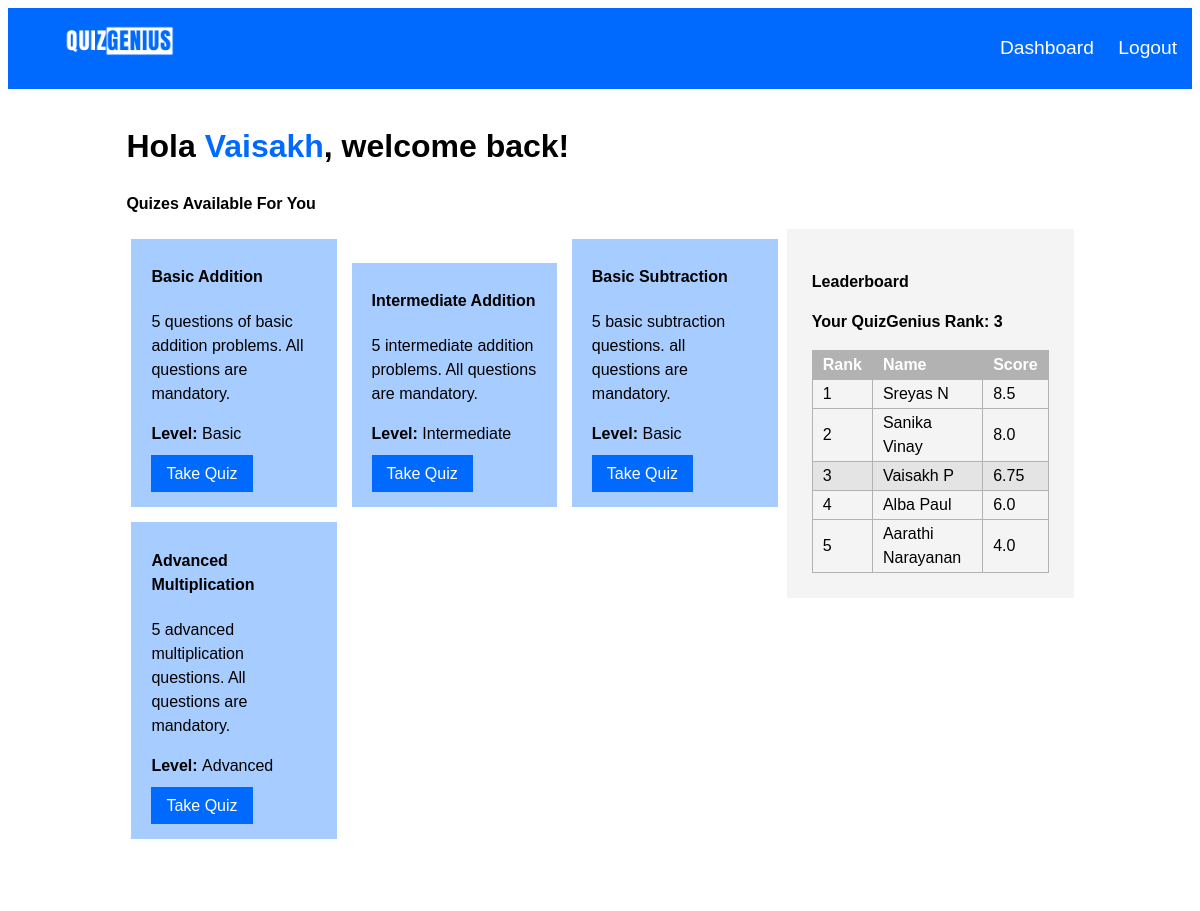
The page /dashboard (signed in) on the database its author committed.
### db.py (models this page shows, shortened)
class User(UserMixin, db.Model):
    firstname = db.Column(db.String(100), nullable=False)
    lastname = db.Column(db.String(100), nullable=False)
    role = db.Column(db.String(20),nullable=False)
    id = db.Column(db.Integer, primary_key=True)
    username = db.Column(db.String(100), unique=True, nullable=False)
    pswrd = db.Column(db.String(100), nullable=False)
    total_score = db.Column(db.Integer, default=0)
    quiz_scores = db.relationship('UserQuizScore', backref = 'user', lazy=True)

class Quiz(db.Model):
    id = db.Column(db.Integer, primary_key=True)
    title = db.Column(db.String(100), nullable=False)
    description = db.Column(db.String(150), nullable=False)
    level = db.Column(db.String(10), nullable=False)
    questions = db.relationship('Question', backref='quiz', cascade='all, delete-orphan')

### routes.py (the view)
@routes.route('/dashboard')
@login_required
def dashboard():
    quizes = Quiz.query.all()
    users = User.query.all()
    user_scores = []
    for user in users:
        total_score = sum(score.score for score in user.quiz_scores)
        user_scores.append((user, total_score))
    sorted_users = sorted(user_scores, key=lambda x: x[1], reverse=True)
    current_user_rank = None
    current_user_score = None
    for index, (user,score) in enumerate(sorted_users,1):
        if user.role=="Admin":
            sorted_users.pop(index-1)
            pass
        if current_user.id == user.id:
            current_user_rank = index
            current_user_score = score
    top_performers = sorted_users[:5]
    return render_template('dashboard.html', quizes=quizes,current_user=current_user, user_score=current_user_score, current_user_rank=current_user_rank, top_performers=top_performers)

### app.py (called while the page is built)
@login_manager.user_loader
def load_user(user_id):
    if user_id is not None:
        return User.query.get(int(user_id))
    else:
        return None

### authenticator.py (called while the page is built)
def login_required(f):
    @wraps(f)
    def decorated_function(*args, **kwargs):
        if 'user_logged_in' not in session and 'admin_logged_in' not in session:
            return redirect(url_for('routes.login'))  # Redirect to login if no user or admin session
        return f(*args, **kwargs)
    return decorated_function

### templates/dashboard.html
{% extends 'base.html' %}
{% block content %}
<h1>Hola <span id='user_name'>{{ current_user.firstname }}</span>, welcome back!</h1>
<h2> Quizes Available For You</h2>
<aside>
    <h3>Leaderboard</h3>
    <table id="dashboard_table">
    <p><strong>Your QuizGenius Rank: {{ current_user_rank }}</strong></p>
        <thead>
            <tr>
                <th id="rank">Rank</th>
                <th id="name">Name</th>
                <th id="score">Score</th>
            </tr>
        </thead>
        <tbody>
            {% for (user, score) in top_performers %}
                {% if user.id == current_user.id %}
                <tr id = "current_user_rank">
                    <td>{{ loop.index }}</td>
                    <td>{{ user.firstname }} {{ user.lastname }}</td>
                    <td>{{ score }}</td>
                </tr>
                {% else %}
                <tr>
                    <td>{{ loop.index }}</td>
                    <td>{{ user.firstname }} {{ user.lastname }}</td>
                    <td>{{ score }}</td>
                </tr>
                {% endif %}
            {% endfor %}
        </tbody>
    </table>
</aside>
<div class="dashboard_quiz_container">
{% for quiz in quizes %}
<div class="dashboard_quiz">
<h4>{{ quiz.title }}</h4>
<p>{{ quiz.description }}</p>
<p><strong>Level: </strong>{{ quiz.level }}</p>
<p><a href="{{ url_for('routes.take_quiz', quiz_id=quiz.id) }}">Take Quiz</a></p>
</div>
{% endfor %}
</div>
{% endblock %}

### templates/base.html (shortened to what this page needs)
<!DOCTYPE html>
<html lang="en">
    <head>
        <link rel="stylesheet" href="{{ url_for('static', filename='style.css') }}">
    </head>
<body>
    <Header>
        <nav>
            {% if current_user.is_authenticated %}
            <ul>
            <li><a><img src="{{ url_for('static', filename='quizgeniuslogo.png') }}" id="main_heading"></a></li>
            <li><a href="{{ url_for('routes.dashboard') }}">Dashboard</a></li>
            <li><a href="{{ url_for('routes.logout') }}">Logout</a></li>
            </ul>
            {% else %}
            <ul>
            <li><a><img src="{{ url_for('static', filename='quizgeniuslogo.png') }}" id="main_heading"></a></li>
            <li><a href="{{ url_for('routes.login') }}">Login</a></li>
            <li><a href="{{ url_for('routes.register') }}">Register</a></li>
            </ul>
            {% endif %}
        </nav>
    </Header>
    <div class="body_container">
    <main>
        {% block content %}{% endblock %}
    </main>
    </div>
</body>
</html>

### static/style.css (style rules this page uses)
* { font-family: 'poppins',sans-serif; }
* { font-size: 1em; line-height: 1.5em; }
header { background-color:rgb(0, 106, 255); padding: 10px; padding-left: 15px; padding-right: 15px; margin: 0; text-align: right; color: white; }
#main_heading { width: 10%; float: left; margin-top: -10px; }
header li { display: inline; font-size: 1.2em; margin-left: 20px; color: white; }
header li a { color: white; text-decoration: none; }
.body_container { margin: 0; font-size: 1em; padding-top:1%; padding-bottom:5%; padding-left: 10%; padding-right: 10%; background-color: white; height:max-content; }
.body_container h1 { font-size: 2em; }
.dashboard_quiz_container { width: 70%; }
aside { float: right; width: 25%; background-color: rgb(245, 244, 244); padding: 25px; }
a { text-decoration: none; color: rgb(0, 106, 255); }
.dashboard_quiz { display: inline-block; margin: 5px; margin-top: 10px; padding-left: 20px; padding-right: 20px; padding-top: 5px; padding-bottom: 5px; width: 25%; background-color: rgb(167, 204, 255); color: rgb(0, 0, 0); }
.dashboard_quiz a { margin-top: 10px; background-color: rgb(0, 106, 255); padding-top: 10px; padding-bottom: 10px; padding-left: 15px; padding-right: 15px; color: white; }
table, th, td { text-align: left; border: 1px solid rgb(178, 178, 178) ; border-collapse: collapse; padding: 2px; padding-left: 10px; padding-right: 10px; }
th { color: rgb(255, 255, 255) ; background-color: rgb(178, 178, 178) }
#current_user_rank { background-color: rgb(228, 228, 228); }
#dashboard_table { width: 100%; }
#rank, #score { width: 20%; }
#name { width: 60%; }
table { width: 25%; }
#user_name { color:#006aff; }

### rows shown on the page
User: firstname "Vaisakh", lastname "P", score "6.75"
User: firstname "Sreyas", lastname "N", score "8.5"
User: firstname "Sanika", lastname "Vinay", score "8.0"
User: firstname "Alba", lastname "Paul", score "6.0"
User: firstname "Aarathi", lastname "Narayanan", score "4.0"
Quiz: title "Basic Addition", description "5 questions of basic addition problems. All questions are mandatory.", level "Basic"
Quiz: title "Intermediate Addition", description "5 intermediate addition problems. All questions are mandatory.", level "Intermediate"
Quiz: title "Basic Subtraction", description "5 basic subtraction questions. all questions are mandatory.", level "Basic"
Quiz: title "Advanced Multiplication", description "5 advanced multiplication questions. All questions are mandatory.", level "Advanced"

### other values the page prints
{{ current_user_rank }} "3"
